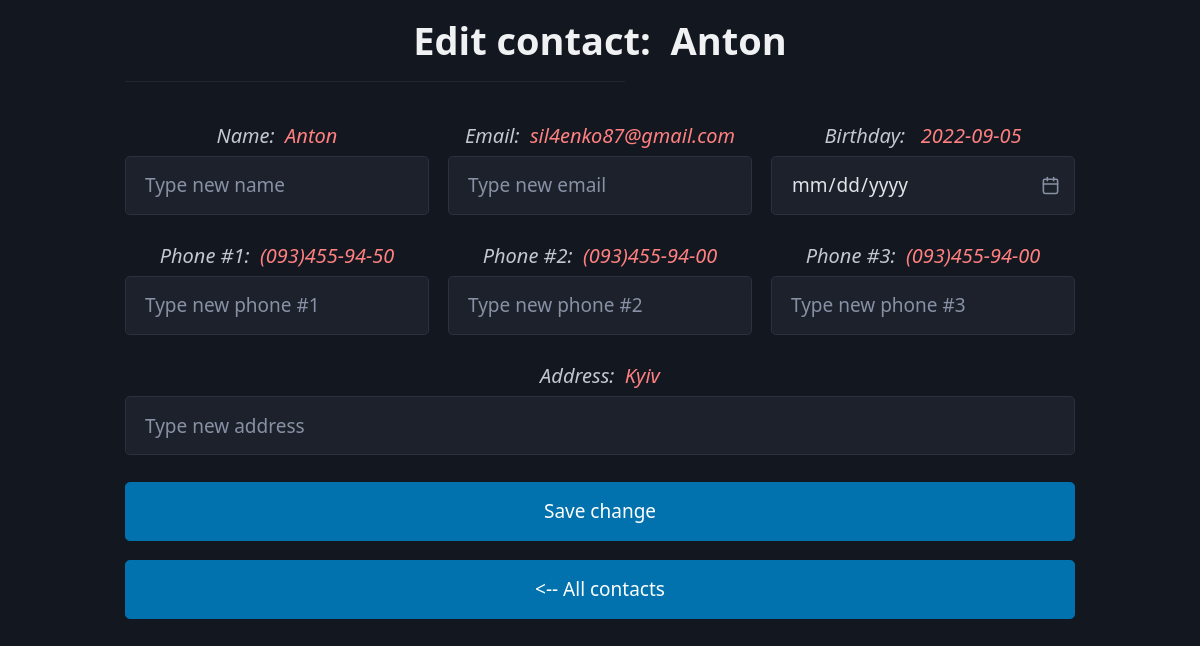
Page /edit-contact/2 on the committed database.
### app/models.py (models this page shows, shortened)
class Contact(db.Model):
    __tablename__ = "contacts"
    id = db.Column(db.Integer, primary_key=True)
    name = db.Column(db.String(100), unique=True, nullable=False)
    address = db.relationship("Address", cascade="all, delete, delete-orphan", back_populates="contact_addr")
    birthday = db.relationship("Birthday", cascade="all, delete, delete-orphan", back_populates="contact_brth")
    email = db.relationship("Email", cascade="all, delete, delete-orphan", back_populates="contact_eml")
    phone_1 = db.Column(db.String(14), nullable=True)
    phone_2 = db.Column(db.String(14), nullable=True)
    phone_3 = db.Column(db.String(14), nullable=True)

class Email(db.Model):
    __tablename__ = "email"
    id = db.Column(db.Integer, primary_key=True)
    eml = db.Column(db.String(100), nullable=False)
    contact_id = db.Column(db.Integer, db.ForeignKey(Contact.id, ondelete="CASCADE"))
    contact_eml = db.relationship("Contact", cascade="all, delete", back_populates="email", passive_deletes=True)
    def __repr__(self):
        return self.eml

class Birthday(db.Model):
    __tablename__ = "birthday"
    id = db.Column(db.Integer, primary_key=True)
    brth = db.Column(db.String(10), nullable=False)
    contact_id = db.Column(db.Integer, db.ForeignKey(Contact.id, ondelete="CASCADE"))
    contact_brth = db.relationship("Contact", cascade="all, delete", back_populates="birthday")
    def __repr__(self):
        return self.brth

class Address(db.Model):
    __tablename__ = "address"
    id = db.Column(db.Integer, primary_key=True)
    addr = db.Column(db.String(200), nullable=False)
    contact_id = db.Column(db.Integer, db.ForeignKey(Contact.id, ondelete="CASCADE"))
    contact_addr = db.relationship("Contact", cascade="all, delete", back_populates="address")
    def __repr__(self):
        return self.addr

### app/ph.py (the view, shortened to what this page needs)
@app.route('/edit-contact/<id>', methods=["GET", "POST"])
def edit_contact(id):
    cont = Contact.query.filter_by(id=id).first()
    return render_template('edit-contact.html', cont=cont)

### app/templates/edit-contact.html (shortened to what this page needs)
<!DOCTYPE html>
<html lang="en" data-theme="dark">
    <head>
    <link rel="stylesheet" href="https://unpkg.com/@picocss/pico@latest/css/pico.min.css">
    <link rel="stylesheet" href="https://unpkg.com/@picocss/pico@latest/css/pico.classless.min.css">
    </head>
    <body>
        <main class="container">
            <h1 style="margin-bottom: 0px" align=center class="title">Edit contact:&nbsp&nbsp{{cont.name}}</h1>
            <hr style="color:white; height: 4px; width: 500px; padding: 10px;">
            <form method="POST">
                <div class="grid">
                    <label style= "font-size: 20px;text-align: center; font-style: italic" for="name">
                        Name:&nbsp&nbsp<span style="color: #ff8080">{{cont.name}}</span>
                        <input type="text" name="name" id="name" placeholder="Type new name" autofocus>
                    </label>
                    <label style= "font-size: 20px;text-align: center; font-style: italic" for="email">
                        Email:&nbsp&nbsp<span style="color: #ff8080">{{cont.email[0] if cont.email else "______"}}</span>
                        <input type="text" name="email" id="email" placeholder="Type new email" pattern="[a-zA-Z][\w.]+@[a-zA-z]+\.[a-zA-Z]{2,}" title="Example format: john_bean@gmail.com">
                    </label>
                    <label style= "font-size: 20px;text-align: center; font-style: italic" for="birthday">
                        Birthday:&nbsp&nbsp <span style="color: #ff8080">{{cont.birthday[0] if cont.birthday else "______"}}</span>
                        <input type="date" name="birthday" id="birthday" placeholder="Type new birthday date" min="1920-01-01" title="Example format: DD.MM.YYYY">
                    </label>
                </div>
                <div class="grid">
                    <label style= "font-size: 20px;text-align: center; font-style: italic" for="phone_1">
                        Phone #1:&nbsp&nbsp<span style="color: #ff8080">{{cont.phone_1 if cont.phone_1 else "______"}}</span>
                        <input type="text" name="phone_1" id="phone_1" placeholder="Type new phone #1" pattern="\(0\d{2}\)\d{3}-\d{2}-\d{2}" title="Example format: (XXX)XXX-XX-XX">
                    </label>
                    <label style= "font-size: 20px;text-align: center; font-style: italic" for="phone_2">
                        Phone #2:&nbsp&nbsp<span style="color: #ff8080">{{cont.phone_2 if cont.phone_2 else "______"}}</span>
                        <input type="text" name="phone_2" id="phone_2" placeholder="Type new phone #2" pattern="\(0\d{2}\)\d{3}-\d{2}-\d{2}" title="Example format: (XXX)XXX-XX-XX">
                    </label>
                    <label style= "font-size: 20px;text-align: center; font-style: italic" for="phone_3">
                        Phone #3:&nbsp&nbsp<span style="color: #ff8080">{{cont.phone_2  if cont.phone_2  else "______"}}</span>
                        <input type="text" name="phone_3" id="phone_3" placeholder="Type new phone #3" pattern="\(0\d{2}\)\d{3}-\d{2}-\d{2}" title="Example format: (XXX)XXX-XX-XX">
                    </label>
                </div>
                <label style= "font-size: 20px;text-align: center; font-style: italic" for="birthday">
                    Address:&nbsp&nbsp<span style="color: #ff8080">{{cont.address[0] if cont.address else "______"}}</span>
                    <input type="text" name="address" id="address" placeholder="Type new address">
                </label>
                <button type="submit">Save change</button>
                <a style="width:100%" href="/result/" role="button"> <-- All contacts </a>
            </form>
        </main>
    </body>
</html>

### rows in the picture
Contact: name "Anton", phone_1 "(093)455-94-50", phone_2 "(093)455-94-00"
Email: eml "sil4enko87@gmail.com"
Birthday: brth "2022-09-05"
Address: addr "Kyiv"
